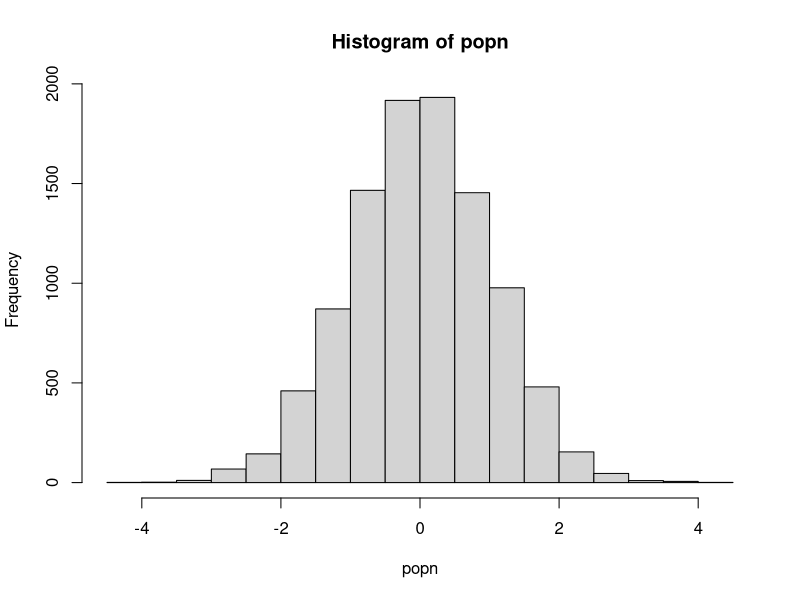

The R script that drew this image:
######### Functions ##########

## A function to take a sample of size n from a population "popn" and return its mean

myexperiment <- function(popn, n){
    pop_sample <- sample(popn,n,replace=FALSE)
    return(mean(pop_sample))
}

## Calculate means using a for loop without preallocation:

loopy_sample1 <- function(popn,n,num){
    result1 <- vector()
    for(i in 1:num){
        result1 <- c(result1, myexperiment(popn,n))

    }
    return(result1)
}

## To run "num" iterations of the experiment using a for loop on a vector with preallocation:

loopy_sample2 <- function(popn,n,num){
    result2 <- vector(,num)
    for(i in 1:num){
        result2[i] <- myexperiment(popn,n)
    }
    return(result2)
}

## To run "num" iterations of the experiment using a for loop on a list with preallocation:

loopy_sample3 <- function(popn, n, num){
	result3 <- vector("list", num) #Preallocate expected size
	for(i in 1:num){
		result3[[i]] <- myexperiment(popn, n)
    }
	return(result3)
}


## To run "num" iterations of the experiment using vectorization with lapply:

lapply_sample <- function(popn, n, num){
	result4 <- lapply(1:num, function(i) myexperiment(popn, n))
	return(result4)
}

## To run "num" iterations of the experiment using vectorization with lapply:
sapply_sample <- function(popn, n, num){
	result5 <- sapply(1:num, function(i) myexperiment(popn, n))
	return(result5)
}


popn <- rnorm(10000) # Generate the population
hist(popn)

n <- 20 # sample size for each experiment
num <- 10000 # Number of times to rerun the experiment

print("The loopy, non-preallocation approach takes:" )
print(system.time(loopy_sample1(popn, n, num)))

print("The loopy, but with preallocation approach takes:" )
print(system.time(loopy_sample2(popn, n, num)))

print("The loopy, preallocation list approach takes:" )
print(system.time(loopy_sample3(popn, n, num)))

print("The vectorized sapply approach takes:" )
print(system.time(sapply_sample(popn, n, num)))

print("The vectorized lapply approach takes:" )
print(system.time(lapply_sample(popn, n, num)))


